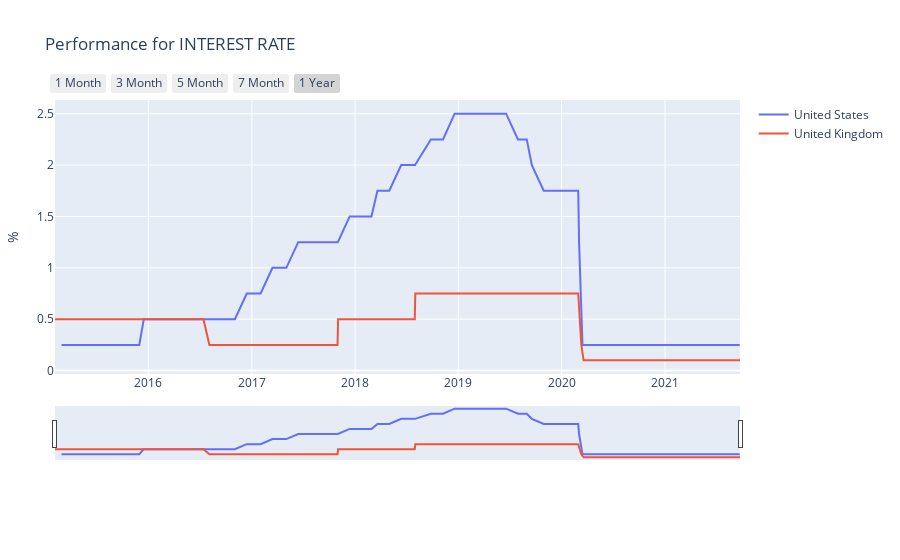
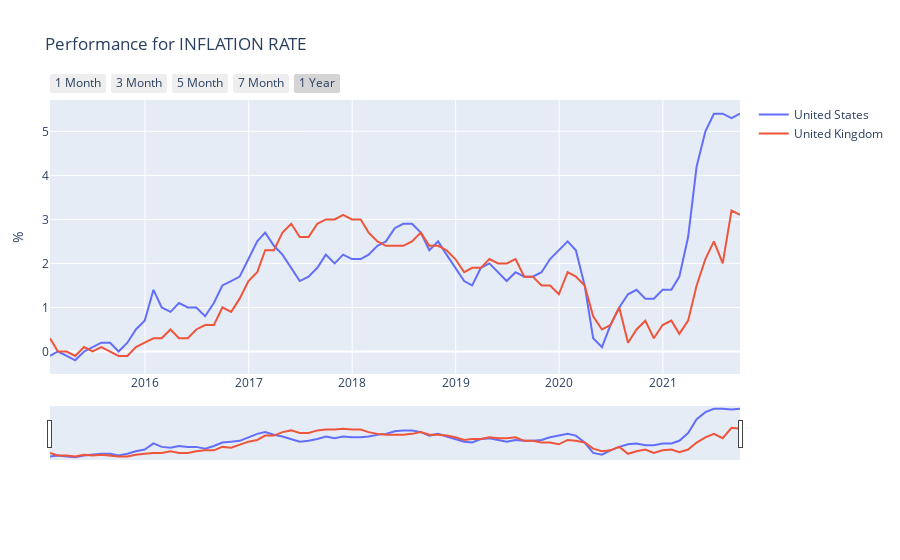

Notebook cell for these charts, in order:
### Code cell
countries_list = ['united states','united kingdom']
indicator = 'interest rate'
initDate = '2015-01-30'
endDate = '2021-09-30'

get_indicator_historical_country(countries_list=countries_list,indicator=indicator,initDate=initDate,endDate=endDate, plot_type='dynamic' )

countries_list = ['united states','united kingdom']
indicator = 'inflation rate'
initDate = '2015-01-30'
endDate = '2021-09-30'

get_indicator_historical_country(countries_list=countries_list,indicator=indicator,initDate=initDate,endDate=endDate, plot_type='dynamic' )
